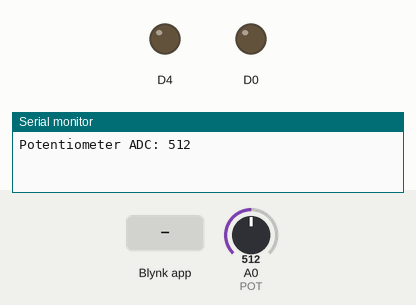
Recording of a sketch running on a simulated ESP8266 (NodeMCU). Parts: output pins drawn as LEDs (lit = HIGH), the last lines printed to the serial monitor. The test bench sets the inputs (shaded band); at power-on: A0 (POT) = 512. WiFi joins after 1.5 s; servers stay silent unless stated.

Above: at 3.0 s.
3.1 s: Blynk app writes 1 to V0
At 4.3 s:
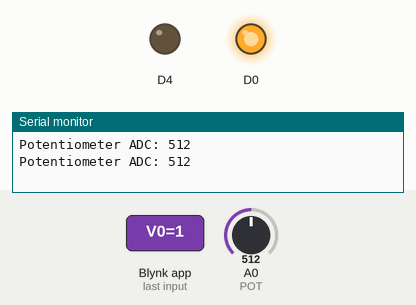
4.6 s: Blynk app writes 1 to V3
At 5.4 s:
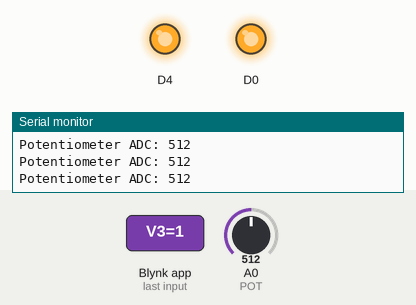
6.1 s: Blynk app writes 0 to V0
At 6.6 s:
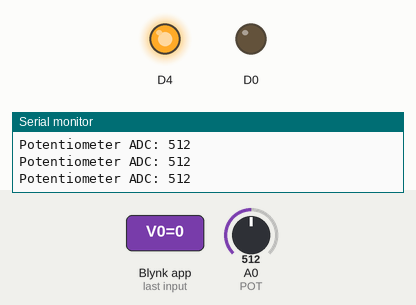
7.6 s: Blynk app writes 200 to V0
At 8.8 s:
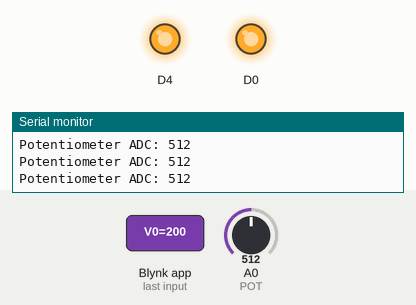
9.1 s: Blynk app writes 0 to V3
At 10.0 s:
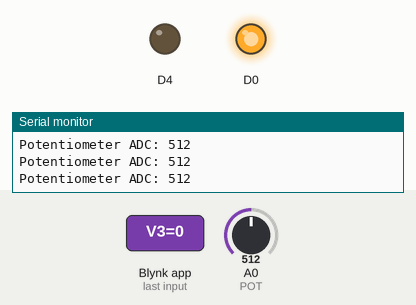
Timing chart, 0 to 11.6 s (numbered marks = the images above; inputs shaded):
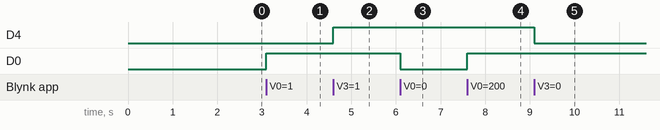

Measured:
- after the input at 3.1 s, D0: LOW → HIGH at once
- after the input at 4.6 s, D4: LOW → HIGH at once
- after the input at 6.1 s, D0: HIGH → LOW at once
- after the input at 7.6 s, D0: LOW → HIGH at once
- after the input at 9.1 s, D4: HIGH → LOW at once

The sketch:

control-2LED-esp8266-BlynkIoT.ino
```cpp
/*************************************************************

  This is a simple demo of sending and receiving some data.
  Be sure to check out other examples!
 *************************************************************/

// Template ID, Device Name and Auth Token are provided by the Blynk.Cloud
// See the Device Info tab, or Template settings
#define BLYNK_TEMPLATE_ID ""
#define BLYNK_DEVICE_NAME ""
#define BLYNK_AUTH_TOKEN            ""

// Comment this out to disable prints and save space
#define BLYNK_PRINT Serial

#include <ESP8266WiFi.h>
#include <BlynkSimpleEsp8266.h>

char auth[] = BLYNK_AUTH_TOKEN;

// Your WiFi credentials.
// Set password to "" for open networks.
// Please put your wifi name in the quotation marks for char ssid
// Please put your wifi password in the char pass's quotation marks
char ssid[] = "";
char pass[] = "";
//static const uint8_t D4=2;


BlynkTimer timer;
// connect pin A0 of nodemcu with 10k potentiometer
#define POT A0
bool eventTrigger = false;
// This function is called every time the Virtual Pin 0 state changes
BLYNK_WRITE(V0)
{
  // Set incoming value from pin V0 to a variable
  int value = param.asInt();
  int invtvalue = !value;
  // Update state
  Blynk.virtualWrite(V2, invtvalue);

  //Serial.println("V0 value: "+ String(value));
  //digitalWrite(LED_BUILTIN, value);
  digitalWrite(D0,value);
}

BLYNK_WRITE(V3)
{
  // Set incoming value from pin V0 to a variable
  int value = param.asInt();

  // Update state
  Blynk.virtualWrite(V3, value);

  //Serial.println("V0 value: "+ String(value));
  //digitalWrite(LED_BUILTIN, value);
  digitalWrite(D4,value);
}


// This function sends Arduino's uptime every second to Virtual Pin 2.
void myTimerEvent()
{
  // You can send any value at any time.
  // Please don't send more than 10 values per second.
  int pot_adc = analogRead(POT);


  Serial.println("Potentiometer ADC: "+ String(pot_adc));

  Blynk.virtualWrite(V1, pot_adc);
  // You can send any value at any time.
  // Please don't send more that 10 values per second.

  if(pot_adc < 100 &&
     eventTrigger == false) {
      eventTrigger = true;
  //Set a flag variable to prevent it from send notifications repeatedly
      Blynk.logEvent("LIGHT", "Light ADC is less than 100");
     }
     else if (pot_adc > 300) {
      eventTrigger = false;
     }

}

void setup()
{
  //pinMode(LED_BUILTIN, OUTPUT);
  pinMode(D4, OUTPUT);
  pinMode(D0, OUTPUT);
  pinMode(POT, INPUT);

  //digitalWrite(LED_BUILTIN, value);
  // Debug console
  Serial.begin(115200);

  Blynk.begin(auth, ssid, pass);
  // You can also specify server:
  //Blynk.begin(auth, ssid, pass, "blynk.cloud", 80);
  //Blynk.begin(auth, ssid, pass, IPAddress(192,168,1,100), 8080);

  // Setup a function to be called every second
  timer.setInterval(1000L, myTimerEvent);
}

void loop()
{
  Blynk.run();
  timer.run();

  // You can inject your own code or combine it with other sketches.
  // Check other examples on how to communicate with Blynk. Remember
  // to avoid delay() function!
}
```
